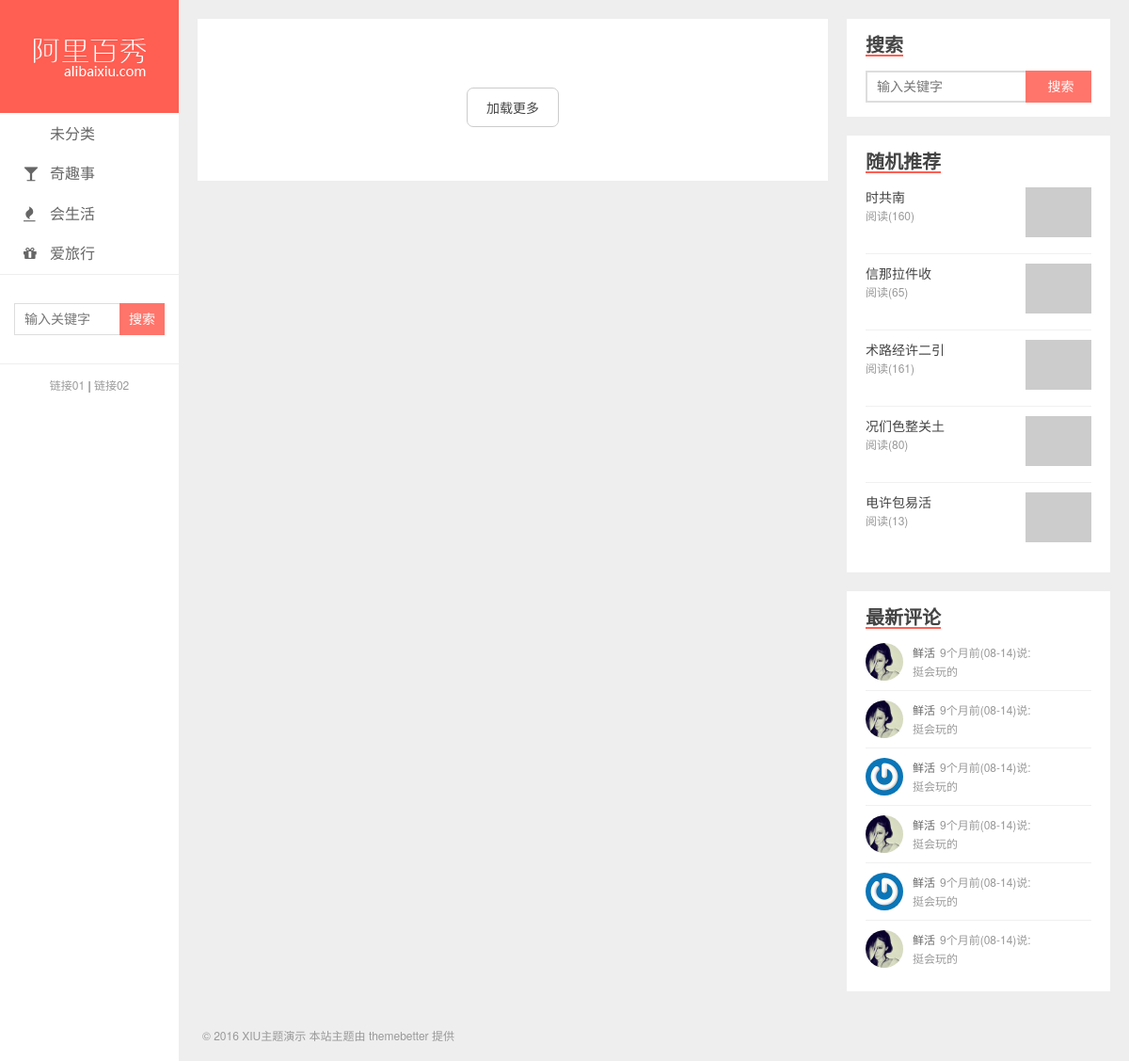
Page /list.php on the committed database.
### tables this page shows
CREATE TABLE categories (
  id int(11) NOT NULL AUTO_INCREMENT,
  slug varchar(200) NOT NULL COMMENT '别名，后期项目里面用来搜索用的',
  name varchar(50) NOT NULL COMMENT '分类名称',
  classname varchar(50) NOT NULL COMMENT '导航图标',
  PRIMARY KEY (id)
);

CREATE TABLE posts (
  id int(11) NOT NULL AUTO_INCREMENT COMMENT '主键',
  slug varchar(200) NOT NULL COMMENT '别名',
  title varchar(200) NOT NULL COMMENT '标题',
  feature varchar(200) DEFAULT NULL COMMENT '特色图像',
  created datetime NOT NULL COMMENT '创建时间',
  content text DEFAULT NULL COMMENT '内容',
  views int(11) NOT NULL DEFAULT 0 COMMENT '浏览数',
  likes int(11) NOT NULL DEFAULT 0 COMMENT '点赞数',
  status varchar(50) NOT NULL COMMENT '状态（drafted-草稿/published-已发布/trashed-已作废）',
  user_id int(11) NOT NULL COMMENT '用户 ID',
  category_id int(11) NOT NULL COMMENT '分类 ID',
  PRIMARY KEY (id)
);

### public/mysql.php (called while the page is built, shortened)
<?php
    function query($connect, $sql){
        $result = mysqli_query($connect, $sql);
        $arr = [];
        while($res = mysqli_fetch_assoc($result)){
        	$arr[] = $res;
        }
        return $arr;
    }
 ?>

### public/aside.php (the view)
<?php
   include_once './public/mysql.php';
   $connect = connect();
   $aside_sql = 'select id, title, feature, views from posts order by rand() limit 5';
   $aside_arr = query($connect, $aside_sql);
 ?>
<div class="aside">
      <div class="widgets">
        <h4>搜索</h4>
        <div class="body search">
          <form>
            <input type="text" class="keys" placeholder="输入关键字">
            <input type="submit" class="btn" value="搜索">
          </form>
        </div>
      </div>
      <div class="widgets">
        <h4>随机推荐</h4>
        <ul class="body random">
          <?php
            foreach ($aside_arr as $key => $value) { ?>
              <li>
              <a href="javascript:;">
              <p class="title"><?php echo $value['title'] ?></p>
              <p class="reading">阅读(<?php echo $value['views'] ?>)</p>
              <div class="pic">
              <img src="<?php echo $value['feature'] ?>" alt="">
              </div>
              </a>
          </li>
          <?php } ?>
        </ul>
      </div>
      <div class="widgets">
        <h4>最新评论</h4>
        <ul class="body discuz">
          <li>
            <a href="javascript:;">
              <div class="avatar">
                <img src="static/uploads/avatar_1.jpg" alt="">
              </div>
              <div class="txt">
                <p>
                  <span>鲜活</span>9个月前(08-14)说:
                </p>
                <p>挺会玩的</p>
              </div>
            </a>
          </li>
          <li>
            <a href="javascript:;">
              <div class="avatar">
                <img src="static/uploads/avatar_1.jpg" alt="">
              </div>
              <div class="txt">
                <p>
                  <span>鲜活</span>9个月前(08-14)说:
                </p>
                <p>挺会玩的</p>
              </div>
            </a>
          </li>
          <li>
            <a href="javascript:;">
              <div class="avatar">
                <img src="static/uploads/avatar_2.jpg" alt="">
              </div>
              <div class="txt">
                <p>
                  <span>鲜活</span>9个月前(08-14)说:
                </p>
                <p>挺会玩的</p>
              </div>
            </a>
          </li>
          <li>
            <a href="javascript:;">
              <div class="avatar">
                <img src="static/uploads/avatar_1.jpg" alt="">
              </div>
              <div class="txt">
                <p>
                  <span>鲜活</span>9个月前(08-14)说:
                </p>
                <p>挺会玩的</p>
              </div>
            </a>
          </li>
          <li>
            <a href="javascript:;">
              <div class="avatar">
                <img src="static/uploads/avatar_2.jpg" alt="">
              </div>
              <div class="txt">
                <p>
                  <span>鲜活</span>9个月前(08-14)说:
                </p>
                <p>挺会玩的</p>
              </div>
            </a>
          </li>
          <li>
            <a href="javascript:;">
              <div class="avatar">
                <img src="static/uploads/avatar_1.jpg" alt="">
              </div>
              <div class="txt">
                <p>
                  <span>鲜活</span>9个月前(08-14)说:
                </p>
                <p>挺会玩的</p>
              </div>
            </a>
          </li>
        </ul>
      </div>
    </div>

### list.php (shortened to what this page needs)
<?php
   include_once './public/mysql.php';
 ?>
<!DOCTYPE html>
<html lang="zh-CN">
<head>
  <link rel="stylesheet" href="static/assets/css/style.css">
  <link rel="stylesheet" href="static/assets/vendors/font-awesome/css/font-awesome.css">
</head>
<body>
  <div class="wrapper">
    <?php include_once './public/header.php' ?>
    <?php include_once './public/aside.php' ?>
    <div class="content">
      <div class="panel new">
          <div class="loadmore">
             <span class="btn">加载更多</span>
          </div>
      </div>
    </div>
    <div class="footer">
      <p>© 2016 XIU主题演示 本站主题由 themebetter 提供</p>
    </div>
  </div>
</body>
</html>

### public/header.php
<?php
   include_once './public/mysql.php';
   $connect = connect();
   $header_sql = 'select * from categories';
   $header_arr = query($connect, $header_sql);
 ?>
<div class="header">
      <h1 class="logo"><a href="index.html"><img src="static/assets/img/logo.png" alt=""></a></h1>
      <ul class="nav">
        <?php foreach ($header_arr as $key => $value) { ?>
          <li><a href="./list.php?categoryID=<?php echo $value['id'] ?>"><i class="fa <?php echo $value['classname'] ?>"></i><?php echo $value['name'] ?></a></li>
        <?php } ?>
      </ul>
      <div class="search">
        <form>
          <input type="text" class="keys" placeholder="输入关键字">
          <input type="submit" class="btn" value="搜索">
        </form>
      </div>
      <div class="slink">
        <a href="javascript:;">链接01</a> | <a href="javascript:;">链接02</a>
      </div>
</div>

### static/assets/css/style.css (style rules this page uses)
html { line-height: 1.15; -ms-text-size-adjust: 100%; -webkit-text-size-adjust: 100%; }
body { margin: 0; }
h1 { font-size: 2em; margin: 0.67em 0; }
a { background-color: transparent; -webkit-text-decoration-skip: objects; }
img { border-style: none; }
button, input, optgroup, select, textarea { font-family: sans-serif; font-size: 100%; line-height: 1.15; margin: 0; }
button, input { overflow: visible; }
button, html [type="button"], [type="reset"], [type="submit"] { -webkit-appearance: button; }
body { color: #444; font-size: 14px; font-family: "Microsoft Yahei", "Helvetica Neue", Helvetica, Arial, sans-serif; background-color: #eee; overflow-x: hidden; -webkit-font-smoothing: antialiased; -moz-osx-font-smoothing: grayscale; }
a, input { -webkit-tap-highlight-color: rgba(0, 0, 0, 0); }
ul, dl, dt, dd, h1, h2, h3, h4, h5, h6, p { padding: 0; margin: 0; }
ul { list-style: none; }
a { text-decoration: none; }
img { display: block; width: 100%; max-width: 100%; max-height: 100%; }
.wrapper { max-width: 1440px; margin: 0 auto; }
.header { width: 190px; height: 100%; background-color: #fff; position: fixed; }
.header .logo { width: 100%; height: 120px; text-indent: -2000px; background: #ff5e52; }
.header .logo a { display: block; height: 100%; }
.header .nav { font-size: 16px; border-bottom: 1px solid #eee; }
.header .nav a { display: block; padding: 12px 25px; color: #666; }
.header .nav .fa { width: 16px; height: 16px; margin-right: 12px; }
.header .search { margin-bottom: 15px; padding: 30px 15px; border-bottom: 1px solid #eee; }
.header .search form { overflow: hidden; }
.header .search input { display: block; float: left; box-sizing: border-box; }
.header .search .keys { width: 112px; height: 34px; color: #666; border: 1px solid #DDD; border-right: 0 none; padding: 5px 5px 5px 10px; }
.header .search .btn { width: 48px; height: 34px; border: 0 none; color: #fff; background-color: #ff5e52; opacity: .85; }
.header .slink { text-align: center; font-size: 12px; }
.header .slink a { color: #999; text-decoration: none; }
.content { padding: 20px; margin: 0 300px 0 190px; }
.content .panel { margin-bottom: 20px; padding: 20px; background-color: #fff; overflow: hidden; }
.aside { width: 280px; margin: 20px; float: right; }
.aside .widgets { padding: 15px 20px; margin-bottom: 20px; background-color: #fff; overflow: hidden; }
.aside .widgets h4 { margin-bottom: 5px; font-size: 20px; border-bottom: 2px solid #ff5e52; float: left; }
.aside .widgets .body { clear: both; }
.aside .search { padding-top: 10px; }
.aside .search form { height: 34px; position: relative; padding-right: 70px; }
.aside .search input { display: block; height: 100%; padding: 5px 5px 5px 10px; box-sizing: border-box; color: #666; }
.aside .search .keys { width: 100%; border: 2px solid #DDD; border-right: 0 none; outline: none; float: left; }
.aside .search .btn { position: absolute; top: 0; right: 0; width: 70px; text-align: center; color: #fff; border: 0 none; background-color: #ff5e52; opacity: 0.85; }
.aside .random li { height: 60px; padding: 10px 0; }
.aside .random li + li { border-top: 1px solid #f0f0f0; }
.aside .random p { float: left; clear: both; line-height: 20px; }
.aside .random .title { width: 160px; font-size: 14px; color: #444; }
.aside .random .reading { font-size: 12px; color: #999; }
.aside .random .pic { display: inline-block; width: 70px; margin-left: 10px; height: 100%; overflow: hidden; }
.aside .discuz li { height: 40px; padding: 10px 0; }
.aside .discuz li + li { border-top: 1px solid #f0f0f0; }
.aside .discuz li > a { display: block; }
.aside .discuz .avatar { width: 40px; height: 40px; border-radius: 20px; overflow: hidden; float: left; }
.aside .discuz .txt { height: 40px; line-height: 20px; padding-left: 50px; font-size: 12px; color: #999; }
.aside .discuz .txt span { color: #666; margin-right: 5px; }
.footer { clear: both; text-align: left; padding: 0 25px 20px; margin-left: 190px; font-size: 12px; color: #999; }
.loadmore { text-align: center; padding: 50px 0; }
.loadmore .btn { border: 1px solid #ccc; border-radius: 7px; padding: 10px 20px; cursor: pointer; }

### rows in the picture
categories: name "未分类"
categories: name "奇趣事"
categories: name "会生活"
categories: name "爱旅行"
posts: title "时共南", views "160"
posts: title "信那拉件收", views "65"
posts: title "术路经许二引", views "161"
posts: title "况们色整关土", views "80"
posts: title "电许包易活", views "13"
